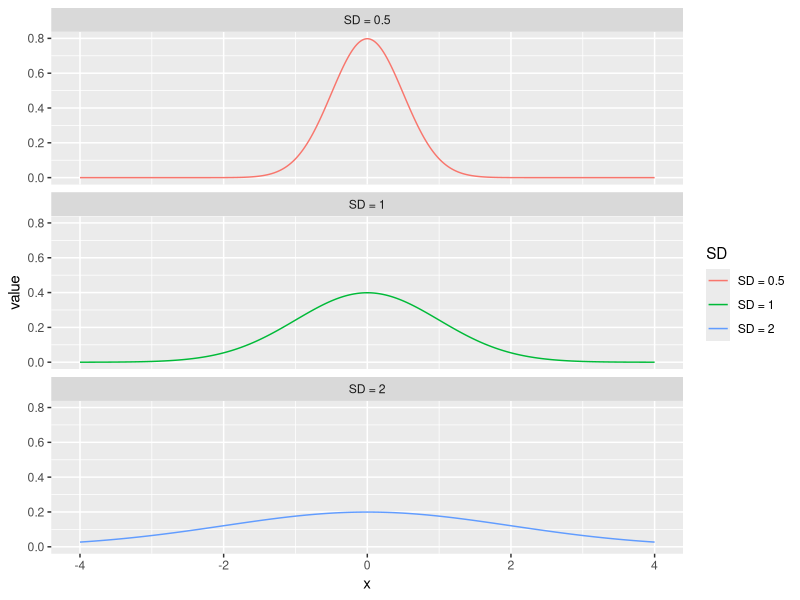
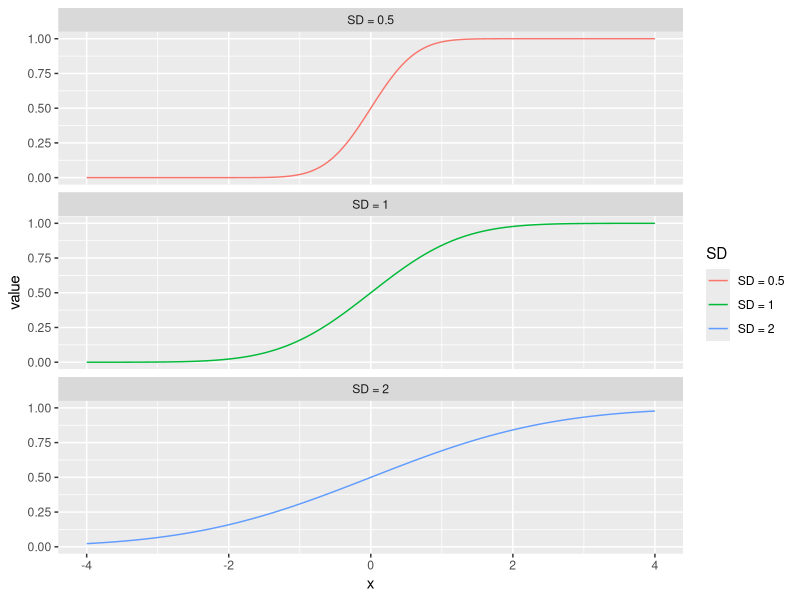
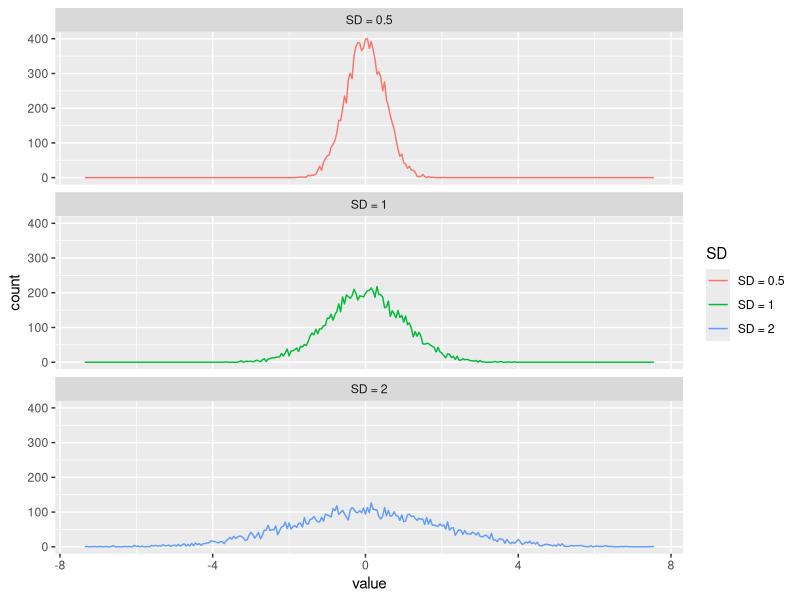
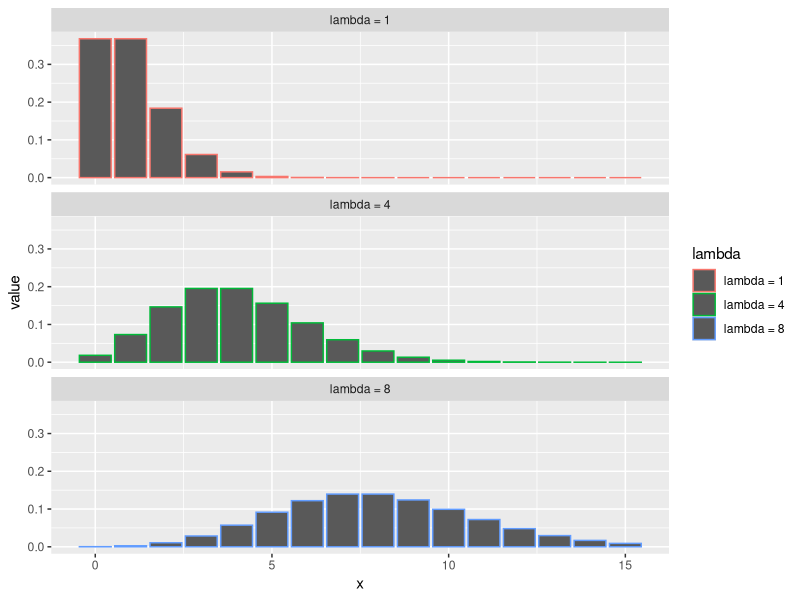
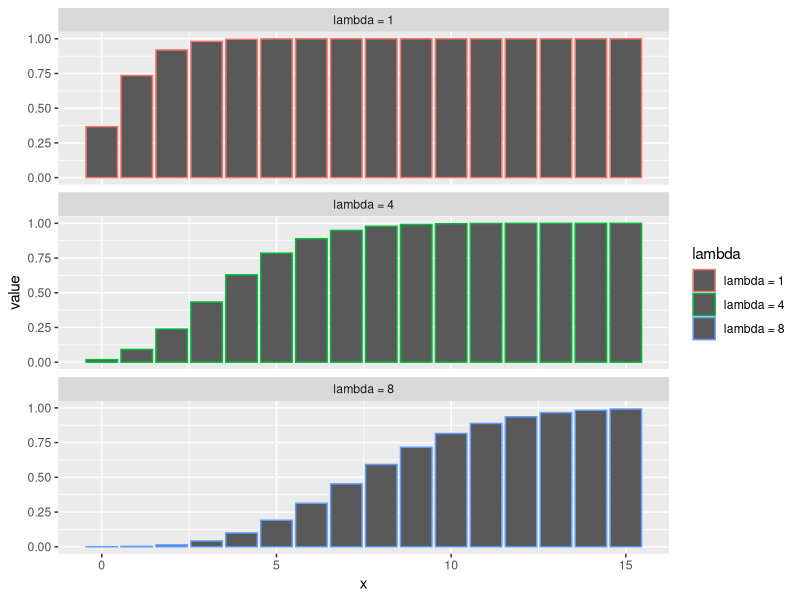
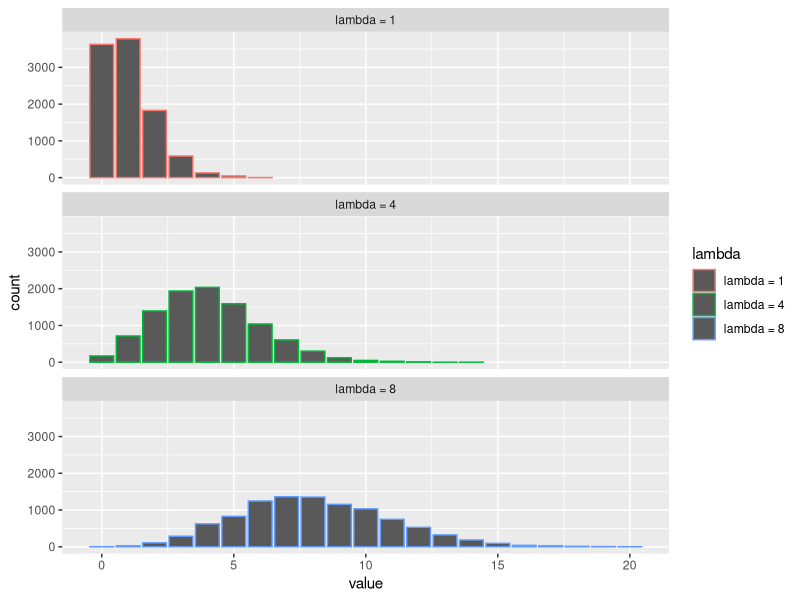

Recreate these plots in R, in order.
## ---- chunk 1
#| title: imports
#| warning: false

library(tidyverse)
## ---- chunk 2
#| title: normal PDF

tibble(
  "x" = seq(-4, 4, length.out = 1000),
  "SD = 0.5" = dnorm(x, sd = 0.5),
  "SD = 1" = dnorm(x, sd = 1),
  "SD = 2" = dnorm(x, sd = 2)
)  |>
  pivot_longer(
    cols = starts_with("SD = "),
    names_to = "SD",
    values_to = "value"
  ) |>
  ggplot(aes(x = x, y = value, color = SD)) +
    geom_line() +
    facet_wrap(~SD, ncol = 1)
## ---- chunk 3
#| title: normal CDF

tibble(
  "x" = seq(-4, 4, length.out = 1000),
  "SD = 0.5" = pnorm(x, sd = 0.5),
  "SD = 1" = pnorm(x, sd = 1),
  "SD = 2" = pnorm(x, sd = 2)
)  |>
  pivot_longer(
    cols = starts_with("SD = "),
    names_to = "SD",
    values_to = "value"
  ) |>
  ggplot(aes(x = x, y = value, color = SD)) +
  geom_line() +
  facet_wrap(~SD, ncol = 1)
## ---- chunk 4
#| title: random normal

n <- 10000
tibble(
  "SD = 0.5" = rnorm(n, sd = 0.5),
  "SD = 1" = rnorm(n, sd = 1),
  "SD = 2" = rnorm(n, sd = 2)
)  |>
  pivot_longer(
    cols = starts_with("SD = "),
    names_to = "SD",
    values_to = "value"
  ) |>
  ggplot(aes(value, color = SD)) + 
    geom_freqpoly(binwidth = 0.05) +
    facet_wrap(~SD, ncol = 1)
## ---- chunk 5
#| title: Poisson PDF

tibble(
  "x" = 0:15,
  "lambda = 1" = dpois(x, lambda = 1),
  "lambda = 4" = dpois(x, lambda = 4),
  "lambda = 8" = dpois(x, lambda = 8)
)  |>
  pivot_longer(
    cols = starts_with("lambda = "),
    names_to = "lambda",
    values_to = "value"
  ) |>
  ggplot(aes(x = x, y = value, color = lambda)) +
    geom_col() +
    facet_wrap(~lambda, ncol = 1)
## ---- chunk 6
#| title: Poisson CDF

tibble(
  "x" = 0:15,
  "lambda = 1" = ppois(x, lambda = 1),
  "lambda = 4" = ppois(x, lambda = 4),
  "lambda = 8" = ppois(x, lambda = 8)
)  |>
  pivot_longer(
    cols = starts_with("lambda = "),
    names_to = "lambda",
    values_to = "value"
  ) |>
  ggplot(aes(x = x, y = value, color = lambda)) +
  geom_col() +
  facet_wrap(~lambda, ncol = 1)
## ---- chunk 7
#| title: random normal

n <- 10000
tibble(
  "lambda = 1" = rpois(n, lambda = 1),
  "lambda = 4" = rpois(n, lambda = 4),
  "lambda = 8" = rpois(n, lambda = 8)
)  |>
  pivot_longer(
    cols = starts_with("lambda = "),
    names_to = "lambda",
    values_to = "value"
  ) |>
  ggplot(aes(value, color = lambda)) + 
    geom_bar() +
    facet_wrap(~lambda, ncol = 1)
